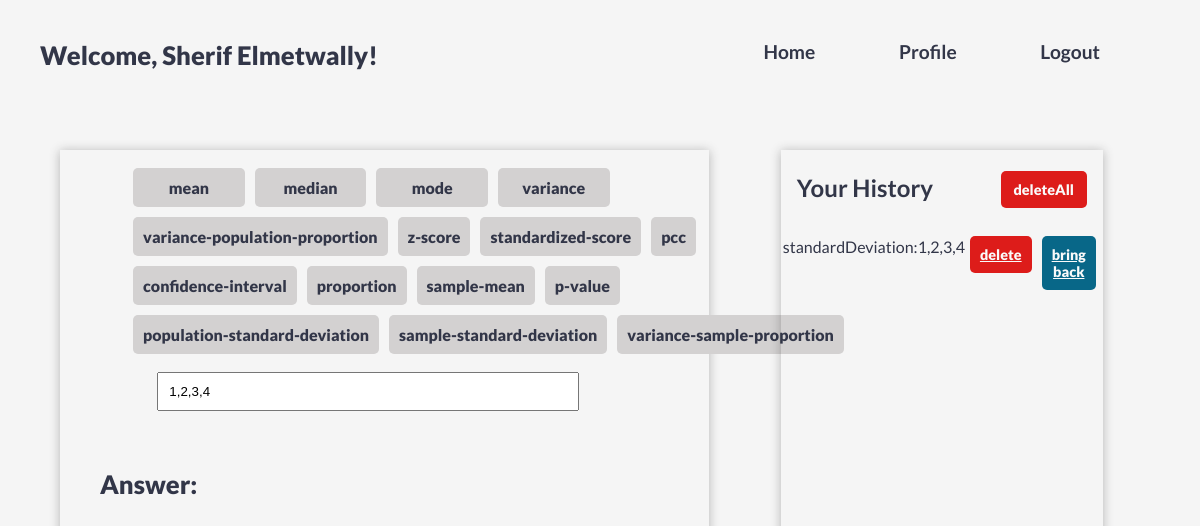
The app's page /return_numbers/21 (signed in) with its own data.
### models.py (models this page shows)
class User(UserMixin, db.Model):
    id = db.Column(db.Integer, primary_key=True) # primary keys are required by SQLAlchemy
    email = db.Column(db.String(100), unique=True)
    password = db.Column(db.String(100))
    name = db.Column(db.String(1000))

class functions(db.Model):
    id = db.Column(db.Integer, primary_key=True) # primary keys are required by SQLAlchemy
    userName = db.Column(db.String(1000))
    functionName = db.Column(db.String(1000))
    numbers = db.Column(db.String(1000))

### main.py (the view)
@main.route('/return_numbers/<component_id>')
@login_required
def return_numbers(component_id):
    component = functions.query.filter_by(id=component_id).first_or_404()
    numbers = component.numbers
    itemsToReturn = []
    history = functions.query.all()
    for item in history:
        if item.userName == current_user.name:
            itemsToReturn.append(item)
    return render_template('profile.html', logCount=itemsToReturn, name=current_user.name, numbers=numbers)

### __init__.py (called while the page is built)
def create_app():
    app = Flask(__name__)
    db.init_app(app)
    login_manager = LoginManager()
    login_manager.login_view = 'auth.login'
    login_manager.init_app(app)
    from .models import User
    @login_manager.user_loader
    def load_user(user_id):
        return User.query.get(int(user_id))
    app.config['SECRET_KEY'] = '9OLWxND4o83j4K4iuopO'
    app.config['SQLALCHEMY_DATABASE_URI'] = 'sqlite:///db.sqlite'
    db.init_app(app)
    from .auth import auth as auth_blueprint
    app.register_blueprint(auth_blueprint)
    from .main import main as main_blueprint
    app.register_blueprint(main_blueprint)
    return app

### templates/profile.html (shortened to what this page needs)
{% extends "base.html" %}
{% block content %}
<h1 class="title">
  Welcome, {{ name }}!
</h1>
      <form action="/profile" method="POST" class="page-wrapper">
      <div class="calculator-wrapper">
          <div class="calculator-container">
                <div class="buttons-container">
                  <div class="buttons-row">
                    <input type="submit" value="mean" class="button" type="submit" name="function" />
                    <input type="submit" value="median" class="button" type="submit" name="function" />
                    <input type="submit" value="mode" class="button" type="submit" name="function" />
                    <input type="submit" value="variance" class="button" type="submit" name="function" />
                  </div>
                  <div class="buttons-row">
                    <input type="submit" value="variance-population-proportion" class="button" type="submit" name="function" />
                    <input type="submit" value="z-score" class="button" type="submit" name="function" />
                    <input type="submit" value="standardized-score" class="button" type="submit" name="function" />
                    <input type="submit" value="pcc" class="button" type="submit" name="function" />
                  </div>
                  <div class="buttons-row">
                    <input type="submit" value="confidence-interval" class="button" type="submit" name="function" />
                    <input type="submit" value="proportion" class="button" type="submit" name="function" />
                    <input type="submit" value="sample-mean" class="button" type="submit" name="function" />
                    <input type="submit" value="p-value" class="button" type="submit" name="function" />
                  </div>
                  <div class="buttons-row">
                    <input type="submit" value="population-standard-deviation" class="button" type="submit" name="function" />
                    <input type="submit" value="sample-standard-deviation" class="button" type="submit" name="function" />
                    <input type="submit" value="variance-sample-proportion" class="button" type="submit" name="function" />
                  </div>
                </div>
                <div class="input-wrapper">
                  <input
                  type="text"
                  id="input"
                  placeholder="Input Data Set ex: 1,2,3"
                  class="input"
                  name="dataset"
                  value = {{ numbers }}
                />
                </div>
              <br />
              <div class="alert">
              {% if error is sameas true %}
                <h1 class="error">Error: {{ answer }} </h1>
              {% else %}
                <h1 class="title">Answer: {{ answer }} </h1>
              {% endif %}
            </div>
        </div>
        </div>
      <div class="log-wrapper">
        <div class="log-container">
          <div class="title-container">
            <h1>Your History</h1>
            <input type="submit" class="button deleteAll" name="function" value="deleteAll"></input>
          </div>
        <table class="functions-container">
        {% if logCount %}
            {% for log in logCount %}
            <tr class="table-row">
              <td class='log'>{{log.functionName}}:</td>
              <td class='log'>{{log.numbers}}</td>
              <td>
                  <a href="{{ url_for('main.delete_component', component_id=log.id) }}" class="button delete">delete</a>
              </td>
              <td>
                <a href="{{ url_for('main.return_numbers', component_id=log.id) }}" class="button bring-back">bring back</a>
              </td>
            </tr>
          {% endfor %}
        {% endif %}
        </table>
        </div>
      </form>
{% endblock %}

### static/styles/styles.css (style rules this page uses)
* { padding: 0; margin: 0; }
html { overflow-x: hidden; background-color: #f5f5f5; }
.title { margin: 40px; font-size: 1.6rem; font-weight: 900; text-decoration: none; color: #323648; font-family: Lato, Avenir, Arial, Helvetica, sans-serif; }
.page-wrapper { display: flex; margin-top: 10vh!important; flex-direction: row; width: 85%!important; margin: 0; padding: 0; margin-left: 5%!important; }
.calculator-wrapper { display: flex; flex-direction: column; flex: 4.25; margin: 0; padding: 0; }
.calculator-container { width: 90%; box-shadow: 0px 1px 10px rgba(34, 34, 34, 0.3); }
.buttons-container { display: flex; flex-direction: column; width: 75%; margin-left: 10.5%; margin-top: 2%; }
.buttons-row { display: flex; flex-direction: row; }
.button { display: flex; border: none; outline: none; flex:1; padding: 10px; font-size: 1rem; text-align: center; font-weight: 900; margin: 5px; color: #323648; border-radius: 5px; font-family: Lato, Avenir, Arial, Helvetica, sans-serif; background-color: #d3d1d1; }
.input-wrapper { width: 65%; display: flex; flex-direction: row; margin-left: 15%; margin-top: 2%; }
.input { flex: 5; padding: 10px; display: flex; }
.log-wrapper { display: flex; flex-direction: column; flex: 2; margin: 0; padding: 0; box-shadow: 0px 1px 10px rgba(34, 34, 34, 0.3); }
.title-container { display: flex; flex-direction: row; margin-top: 5%; }
.title-container h1 { flex: 3; color: #323648; font-family: Lato, Avenir, Arial, Helvetica, sans-serif; margin-left: 5%; margin-top: 2%; }
.table-row { display: flex; margin-top: 2vh; flex-direction: row; }
.log { font-size: 1rem; color: #323648; font-family: Lato, Avenir, Arial, Helvetica, sans-serif; margin-top: 2%; flex: 1; }
.bring-back { background-color: #086788; font-size: .9rem; color: #fafafa; flex: 1; }
.delete { background-color: #DD1C1A; color: #fafafa; flex: 1; font-size: .9rem; }
.deleteAll { margin-right: 5%!important; background-color: #DD1C1A; color: #fafafa; flex: 1; font-size: .9rem; }

### records on screen
User: name "Sherif Elmetwally"
functions: dataset "1,2,3,4", functionName "standardDeviation", numbers "1,2,3,4"
